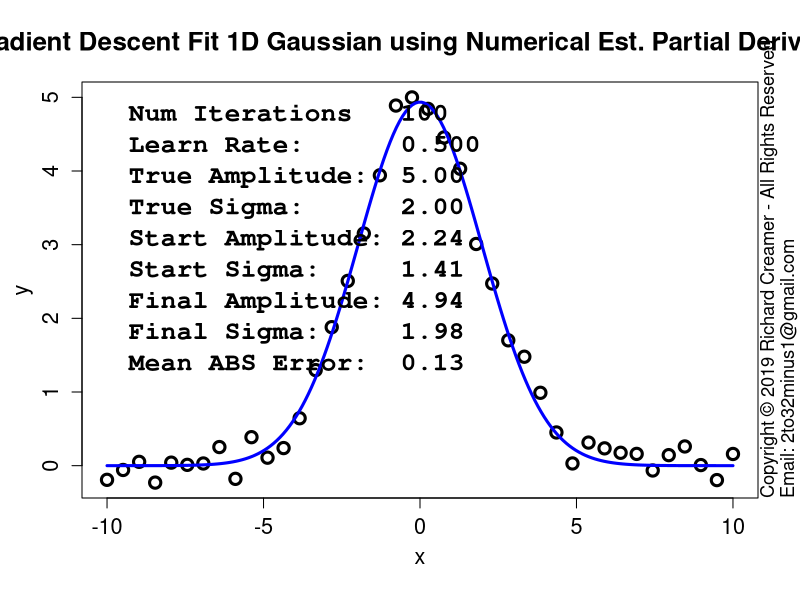

Generate this figure with R:
##############################################################
### Copyright (c) Richard Creamer 2019 - All Rights Reserved
### Inquiries: email 2to32minus1@gmail.com
##############################################################

### Globals
fontScale = 1.2    # Global font size variable
lf        = 1.2    # Enlarge font of plot labels
verbose   = FALSE  # Verbose printing
lw        = 2      # Line width
xMargin   = 1      # X-axis margin for plots
yMargin   = 1      # Y-axis margin for plots
de        = 0.01   # Small constant for estimating derivatives numerically
smlPts    = 1      # Small  data point/circle
medPts    = 1.5    # Medium data point/circle
lrgPts    = 2.0    # Large  data point/circle

### Run this function to generate this plot
runFunc = function() {
	dw = 1000
	dh = 750	
	path = "D:/Code/R/LeastSquaresPlay/PlotsAndAssocCode/Plot20/"
	gd = makeGaussianTestData()
	savePngVerbose( paste(path, "Plot20.png", sep=""), 
					fitGauss1d, w=1280, h=dh, un="px", nIter=100, numDerivs=TRUE, gd=gd )
}

### Nonlinear least-squares gradient-descent curve fitting for Gaussian
fitGauss1d = function( learnRate = 0.5, nIter=100, nPts=40, drawPointLines=FALSE, doPlot=TRUE, numDerivs=FALSE, plotContours=FALSE, gd=NULL ) {
	set.seed( 3 )
	a = s = x = y = guesses = NULL
	if ( is.null( gd ) )
		gd = makeGaussianTestData()
	a = gd$trueAmpl
	s = gd$trueSigma
	trueAmpl = gd$trueAmpl
	trueSigma = gd$trueSigma
	x = gd$x
	y = gd$y
	nPts=gd$nPts
	guesses = gd$guesses
	aEst = guesses$a
	sEst = guesses$s
	da = 0
	ds = 0
	amplLegs = c( aEst )
	sigmaLegs = c( sEst )
	if ( nIter > 0 ) {
		# Basic implementation of Gradient Descent
		for ( i in 1:nIter ) {
			da = if ( numDerivs ) gaussDeDaNum( x, y, aEst, sEst ) else gaussDeDa( x, y, aEst, sEst )
			ds = if ( numDerivs ) gaussDeDsNum( x, y, aEst, sEst ) else gaussDeDs( x, y, aEst, sEst )
			aEst = aEst - learnRate * da
			sEst = sEst - learnRate * ds
			amplLegs[ length(amplLegs) + 1 ] = aEst
			sigmaLegs[ length(sigmaLegs) + 1 ] = sEst
			if ( verbose )
				print( sprintf( "Mean ABS fit error: %f\n", meanGaussAbsErr( x, y, aEst, sEst ) ) )
		}
	}
	finalMeanAbsFitError = meanGaussAbsErr( x, y, aEst, sEst )
	if ( doPlot) {
		plotTitle = "Gradient Descent Fit 1D Gaussian using Analytic Partial Derivatives"
		if ( numDerivs )
			plotTitle = "Gradient Descent Fit 1D Gaussian using Numerical Est. Partial Derivatives"
		plot( x, y, cex.lab=lf, xlab="", ylab="", main=plotTitle, cex=medPts, lwd=lw+1, cex.main=1.3*fontScale, cex.axis=1.3 )
		addAxisLabels()	
		predX = seq( x[1], x[length(x)], length.out=200 )
		predY = gauss1dFunc( predX, aEst, sEst )
		lines( predX, predY, col="blue", lwd=lw+1 )
		if ( drawPointLines )
			segments( x, y, x, gauss1dFunc( x, aEst, sEst ), col = "red" )
		legText = c()		
		legText[length(legText)+1] = sprintf( "Num Iterations   %d", nIter )
		legText[length(legText)+1] = sprintf( "Learn Rate:      %.3f", learnRate )
		legText[length(legText)+1] = sprintf( "True Amplitude:  %.2f", a )
		legText[length(legText)+1] = sprintf( "True Sigma:      %.2f", s )
		legText[length(legText)+1] = sprintf( "Start Amplitude: %.2f", guesses$a )
		legText[length(legText)+1] = sprintf( "Start Sigma:     %.2f", guesses$s )
		legText[length(legText)+1] = sprintf( "Final Amplitude: %.2f", aEst )
		legText[length(legText)+1] = sprintf( "Final Sigma:     %.2f", sEst )
		legText[length(legText)+1] = sprintf( "Mean ABS Error:  %.2f", meanGaussAbsErr( x, y, aEst, sEst ) )
		legLtys = seq( from=0, to=0, length=length(legText) )
		parSave = par( family="mono", font=2 )		
		legend( "topleft", inset=c(0,0), legend=legText, lty=legLtys, box.col="transparent", cex=1.3*fontScale, bg="transparent" )
		par( parSave )
	}
	if ( plotContours ) {
		plotGaussErrorContours( gd=gd )
		lines( amplLegs, sigmaLegs, col="red", lwd=lw )
	}
	return( list( x=x, y=y, a=aEst, s=sEst, meanAbsFitError=finalMeanAbsFitError, amplLegs=amplLegs, sigmaLegs=sigmaLegs, lr=learnRate ) )
}

### Shared use case Gaussian data set generator used by several cooperating functions
makeGaussianTestData = function( trueAmpl=5, trueSigma=2, aGuess=sqrt(trueAmpl), sGuess=sqrt(trueSigma), nPts=40 ) {
	set.seed( 3 )
	x = seq( -5*trueSigma, 5*trueSigma, length=nPts )
	y = gauss1dFunc( x, trueAmpl, trueSigma ) + rnorm( length(x), sd=0.2 )
	guesses = list( a=aGuess, s=sGuess )
	tuple = list( trueAmpl=trueAmpl, trueSigma=trueSigma, x=x, y=y, nPts=nPts, guesses=guesses )
	return( tuple )
}

### Compute mean SSD Gaussian cost function over a grid of Amplitude and Sigma values
### Note: returned matrix may need to be transposed for some functions such as contour()
### TODO: Try to use outer()
getGaussErrorGrid = function( errorFunc, ampls, sigmas, x, y ) {
	nr = length( sigmas )
	nc = length( ampls )
	z = matrix( nrow=nr, ncol=nc )	
	for ( row in 1:nr ) {     # loop over y-coordinates (sigma)
		sigma = sigmas[row]
		for ( col in 1:nc ) { # loop over x-coordinates (amplitude)
			ampl = ampls[col]
			z[row, col] = errorFunc( x, y, a=ampl, sigma=sigma )
		}
	}
	return( z )
}

### 2D plot error contours for range of Amplitude and Sigma values
### Amplitude maps to x-axis, Sigma maps to y-axis
plotGaussErrorContours = function( nLevels=30, customTitle="", drawGradVecs=FALSE, normGradVecs=TRUE, gd=NULL ) {
	set.seed( 3 )
	if ( is.null( gd ) )
		gd = makeGaussianTestData()
	a = gd$trueAmpl
	s = gd$trueSigma
	x = gd$x
	y = gd$y
	minAmpl  = a * 0.1;	maxAmpl  = a * 1.7
	minSigma = s * 0.1;	maxSigma = s * 1.7
	# Adjust ranges so plot is square
	deltaA = maxAmpl - minAmpl
	deltaS = maxSigma - minSigma
	maxDelta = if ( deltaA > deltaS ) deltaA else deltaS
	if ( deltaA > deltaS ) {
		maxSigma = minSigma + maxDelta
	} else {
		maxAmpl = minAmpl + maxDelta
	}
	nr = 200
	nc = 200
	ampls = seq( minAmpl, maxAmpl, length.out=nc )
	sigmas = seq( minSigma, maxSigma, length.out=nr )
	z = getGaussErrorGrid( meanGaussSsdErr, ampls, sigmas, x, y )
	xLim1 = minAmpl
	xLim2 = maxAmpl
	yLim1 = minSigma
	yLim2 = maxSigma
	plotTitle = ""
	if ( !drawGradVecs ) {
		plotTitle = sprintf( "1D Gaussian Cost Function Contours\nTrue Model: Amplitude = %.1f  Sigma = %.1f (noise added)", a, s )
	} else if ( normGradVecs ) {
		plotTitle = sprintf( "1D Gaussian Cost Function Contours w/Gradient (Unit) Vectors\nTrue Model: Amplitude = %.1f  Sigma = %.1f (noise added)", a, s )
	} else {
		plotTitle = sprintf( "1D Gaussian Cost Function Contours w/Gradient Vectors\nTrue Model: Amplitude = %.1f  Sigma = %.1f (noise added)", a, s )
	}
	if ( customTitle != "" )
		plotTitle = customTitle
	xform = contour( ampls, sigmas, t(z), axes=FALSE, cex.lab=lf, main=plotTitle, asp=1.0,
					 xlab="", ylab="", labcex=1.2, nlevels=nLevels, cex.main=1.3*fontScale, cex.axis=1.3 )
	xAxisMin = ceiling( gpl()$xLim[1] )
	xAxisMax = floor( gpl()$xLim[2] )
	yAxisMin = ceiling( gpl()$yLim[1] )
	yAxisMax = floor( gpl()$yLim[2] )
	axis( side=1, at=xAxisMin:xAxisMax, cex.axis=1.3 )
	axis( side=2, at=yAxisMin:yAxisMax, cex.axis=1.3 )
	addAxisLabels( xLabel="Amplitude", yLabel="Sigma" )
	box()
	xLimits = axisLimits( x )
	yLimits = axisLimits( y )
	lines( c(-1,12), c( s, s ), col="blue", lwd=lw )
	lines( c( a, a), c(-1,10), col="blue", lwd=lw )
	if ( drawGradVecs ) {
		gradPtsX1 = c()
		gradPtsY1 = c()
		gradPtsX2 = c()
		gradPtsY2 = c()
		gridSize=13
		for ( sigma in seq( from=sigmas[2], to=sigmas[length(sigmas)-1], length=gridSize ) ) {
			for ( ampl in seq( from=ampls[2], to=ampls[length(ampls)-1], length=gridSize ) ) {
				gradPtsX1[length(gradPtsX1)+1] = ampl
				gradPtsY1[length(gradPtsY1)+1] = sigma
				da = gaussDeDa( x, y, ampl, sigma )
				ds = gaussDeDs( x, y, ampl, sigma )
				mag = sqrt( da*da + ds*ds )
				if ( normGradVecs ) {
					da = da/mag/4 # hard-coded case-specific scale factor, unit vecs a bit too long for plot
					ds = ds/mag/4
				} else {
					da = da * 0.22 # hard-coded case-specific scale factor
					ds = ds * 0.22
				}
				gradPtsX2[length(gradPtsX2)+1] = ampl  - da
				gradPtsY2[length(gradPtsY2)+1] = sigma - ds
			}
		}
		points( gradPtsX1, gradPtsY1, col="blue", lwd=lw )
		arrows( gradPtsX1, gradPtsY1, gradPtsX2, gradPtsY2, col="blue", lwd=lw, cex=medPts, angle=15, length=0.125 )
	}
}

### Gaussian error/cost function - SSD
meanGaussSsdErr = function( x, y, a, sigma ) {
	return( (1/length(x)) * sum( (gauss1dFunc( x, a, sigma ) - y)^2 ) )
}

### Gaussian error/cost function - abs() of line lengths (not squared)
meanGaussAbsErr = function( x, y, a, sigma ) {
	return( (1/length(x)) * sum( abs(gauss1dFunc( x, a, sigma ) - y) ) )
}

### Analytical/exact partial derivative of error/cost function wrt Amplitude
gaussDeDa = function( x, y, a, sigma ) {
	term1 = sum( gauss1dFunc(x, a, sigma) * exp( -0.5 * (x/sigma)^2) )
	term2 = sum( y * exp( -0.5 * (x/sigma)^2) )
	return( 2 * ( term1 - term2 )/length(x) )
}

### Numerical estimation of partial derivative of error/cost function wrt Amplitude
gaussDeDaNum = function( x, y, a, sigma ) {
	e1 = meanGaussSsdErr( x, y, a, sigma )
	e2 = meanGaussSsdErr( x, y, a + de, sigma )
	return( (e2 - e1)/de )
}

### Analytical/exact partial derivative of error/cost function wrt Sigma
gaussDeDs = function( x, y, a, sigma ) {
	v = 2*a/sigma^3
	term1 = sum( gauss1dFunc(x, a, sigma) * x^2 * exp( -0.5 * (x/sigma)^2) )
	term2 = sum( x^2 * y * exp( -0.5 * (x/sigma)^2) )
	return( v * ( term1 - term2 )/length(x) )
}

### Numerical estimation of partial derivative of error/cost function wrt Sigma
gaussDeDsNum = function( x, y, a, sigma ) {
	e1 = meanGaussSsdErr( x, y, a, sigma )
	e2 = meanGaussSsdErr( x, y, a, sigma + de )
	return( (e2 - e1)/de )
}

### 1D Gaussian
gauss1dFunc = function( x, a, sigma ) {
	return( a * exp( -0.5 * (x/sigma)^2 ) )
}

### Shared use case Gaussian data set generator used by several cooperating functions
makeGaussianTestData = function( trueAmpl=5, trueSigma=2, aGuess=sqrt(trueAmpl), sGuess=sqrt(trueSigma), nPts=40 ) {
	set.seed( 3 )
	x = seq( -5*trueSigma, 5*trueSigma, length=nPts )
	y = gauss1dFunc( x, trueAmpl, trueSigma ) + rnorm( length(x), sd=0.2 )
	guesses = list( a=aGuess, s=sGuess )
	tuple = list( trueAmpl=trueAmpl, trueSigma=trueSigma, x=x, y=y, nPts=nPts, guesses=guesses )
	return( tuple )
}

### Convience method to add x/y axis labels
addAxisLabels = function( xLabel="x", yLabel="y", cexVal=1.3 ) {
	mtext( text=xLabel, side=1, line=2.5, cex=cexVal )
	mtext( text=yLabel, side=2, line=2.5, cex=cexVal )
}

### Save to PNG file, specify width and height
savePngVerbose = function( path, plotFunc, w=512, h=512, un="px", doCopyright=TRUE, ... ) {
	png( filename = path, type="cairo", units=un, width=w, height=h, pointsize=12, res=96 )
	plotFunc( ... )
	if ( doCopyright )
		addCopyright()
	dev.off()
}

### Add copyright notice to plot via text()
addCopyright = function() {
	mtext( "Copyright \uA9 2019 Richard Creamer - All Rights Reserved", side=4, line=0, adj=0, cex=1.1 )
	mtext( "Email: 2to32minus1@gmail.com", side=4, line=1, adj=0, cex=1.1 )
}

runFunc()
